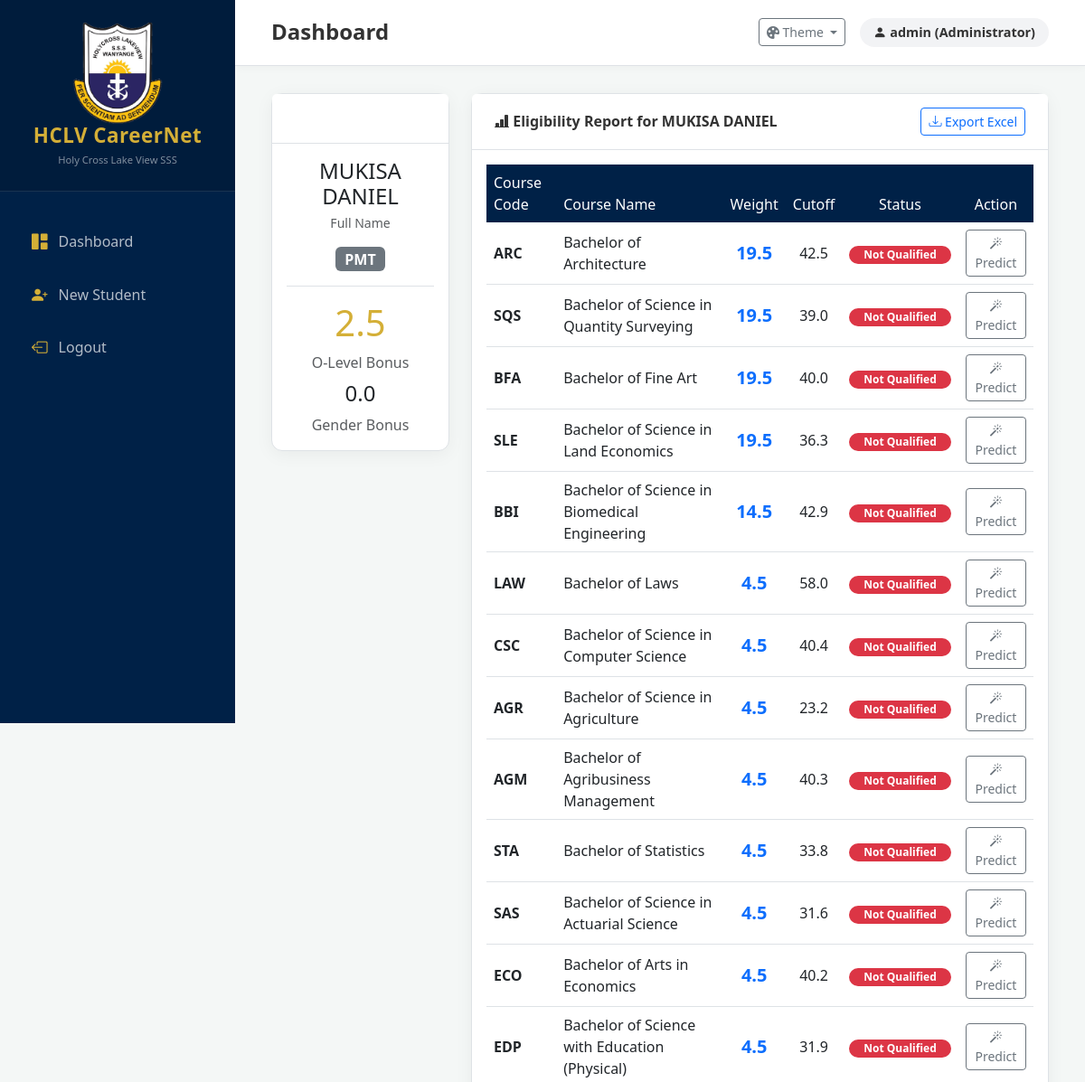
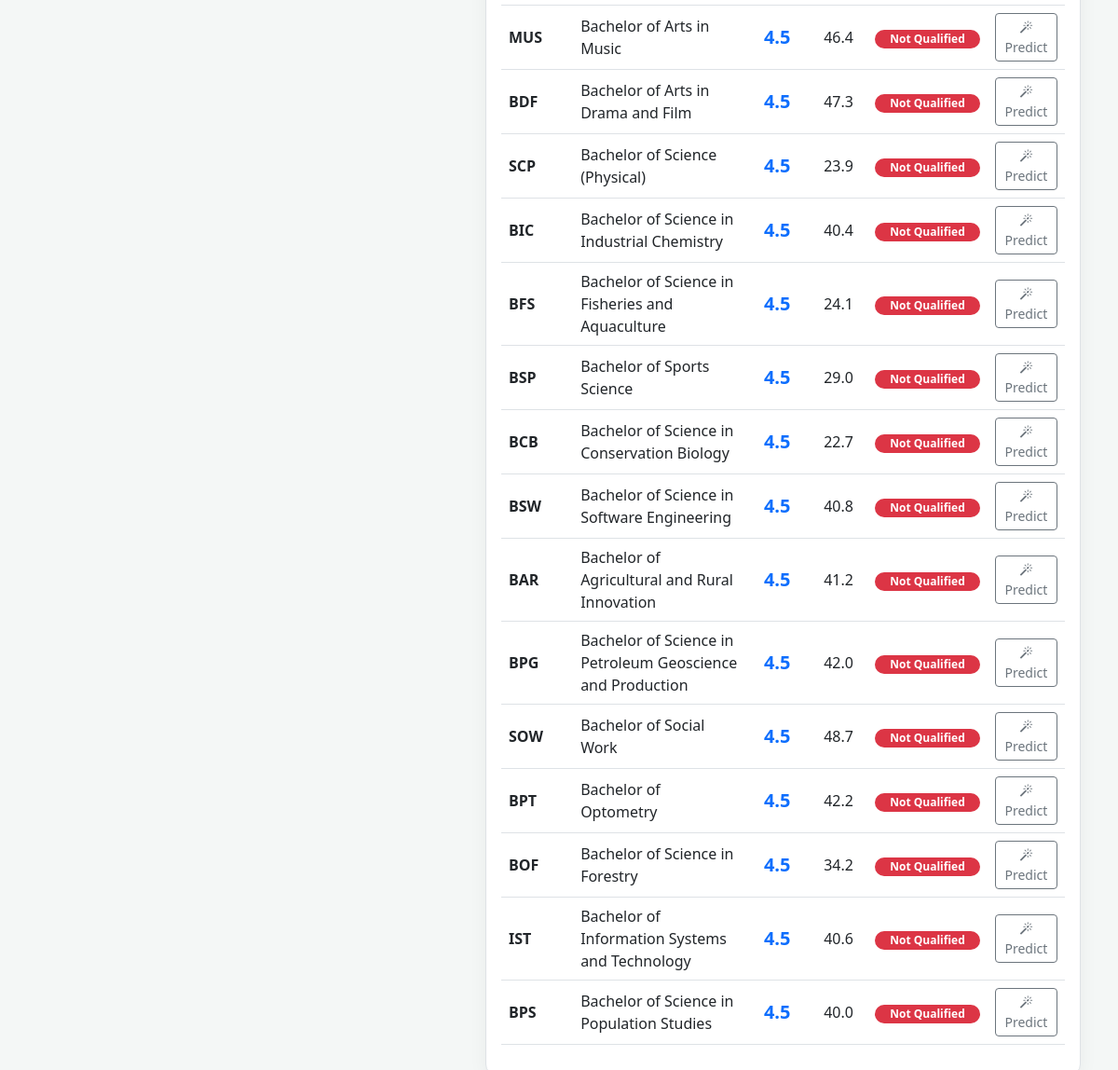
Screenshot of /analyze/2 (signed in) with the database file from the repository (2 pictures, top to bottom).
### app.py (models this page shows)
class User(UserMixin, db.Model):
    id = db.Column(db.Integer, primary_key=True)
    username = db.Column(db.String(100), unique=True)
    password = db.Column(db.String(100))
    role = db.Column(db.String(20))

class Student(db.Model):
    id = db.Column(db.Integer, primary_key=True)
    name = db.Column(db.String(150))
    gender = db.Column(db.String(1))
    combination = db.Column(db.String(10))
    o_level_json = db.Column(db.Text)
    a_level_json = db.Column(db.Text)
    subsidiaries = db.Column(db.Integer, default=0)

### app.py (the view)
@app.route('/analyze/<int:student_id>')
@login_required
def analyze(student_id):
    student = db.session.get(Student, student_id)
    s_data = {
        'a_levels': json.loads(student.a_level_json),
        'o_levels': json.loads(student.o_level_json),
        'gender': student.gender,
        'subs': student.subsidiaries
    }
    report, o_bonus = logic.get_student_report(s_data)
    return render_template('analysis.html',
                           student=student,
                           report=report,
                           o_bonus=o_bonus)

### app.py (called while the page is built)
@login_manager.user_loader
def load_user(user_id):
    return db.session.get(User, int(user_id))

### logic.py (called while the page is built)
def normalize_grade(grade):
    return str(grade).upper().strip()

def calculate_olevel_bonus(grades_dict):
    weights = []
    for sub, grade in grades_dict.items():
        g = normalize_grade(grade)
        w = O_LEVEL_WEIGHTS.get(g, 0.0)
        weights.append(w)
    weights.sort(reverse=True)
    top_10 = weights[:10]
    return round(sum(top_10), 1)

### templates/analysis.html (shortened to what this page needs)
{% extends "base.html" %}
{% block app_content %}
<div class="row">
    <div class="col-lg-3">
        <div class="card">
            <div class="card-header bg-navy text-white text-center">
                <h5 class="mb-0">Student Profile</h5>
            </div>
            <div class="card-body text-center">
                <div class="mb-3">
                    <h4 class="text-dark mb-0">{{ student.name }}</h4>
                    <small class="text-muted d-block mt-1">Full Name</small>
                </div>
                <div class="mb-3">
                    <span class="badge bg-secondary fs-6">{{ student.combination }}</span>
                </div>
                <div class="border-top pt-3">
                    <h1 class="text-gold">{{ o_bonus }}</h1>
                    <p class="text-muted mb-0">O-Level Bonus</p>
                </div>
                <div class="mt-2">
                    <h4>{{ 1.5 if student.gender == 'F' else 0.0 }}</h4>
                    <p class="text-muted mb-0">Gender Bonus</p>
                </div>
            </div>
        </div>
    </div>
    <div class="col-lg-9">
        <div class="card">
            <div class="card-header d-flex justify-content-between align-items-center">
                <span><i class="bi bi-bar-chart-line-fill"></i> Eligibility Report for <strong>{{ student.name }}</strong></span>
                <a href="{{ url_for('export_report', student_id=student.id) }}" class="btn btn-sm btn-outline-primary">
                    <i class="bi bi-download"></i> Export Excel
                </a>
            </div>
            <div class="card-body">
                <div class="table-responsive">
                    <table class="table table-hover">
                        <thead>
                            <tr>
                                <th>Course Code</th>
                                <th>Course Name</th>
                                <th class="text-center">Weight</th>
                                <th class="text-center">Cutoff</th>
                                <th class="text-center">Status</th>
                                <th class="text-center">Action</th>
                            </tr>
                        </thead>
                        <tbody>
                            {% for r in report %}
                            <tr>
                                <td><strong>{{ r.code }}</strong></td>
                                <td>{{ r.course }}</td>
                                <td class="text-center fs-5 text-primary"><strong>{{ r.weight }}</strong></td>
                                <td class="text-center">{{ r.cutoff }}</td>
                                <td class="text-center">
                                    {% if "✅" in r.status %}
                                        <span class="badge bg-success rounded-pill px-3 py-1">Qualified</span>
                                    {% elif "⚠️" in r.status %}
                                        <span class="badge bg-warning text-dark rounded-pill px-3 py-1">Borderline</span>
                                    {% else %}
                                        <span class="badge bg-danger rounded-pill px-3 py-1">Not Qualified</span>
                                    {% endif %}
                                </td>
                                <td class="text-center">
                                    <a href="{{ url_for('predict', student_id=student.id, course_code=r.code) }}" class="btn btn-sm btn-outline-secondary">
                                        <i class="bi bi-magic"></i> Predict
                                    </a>
                                </td>
                            </tr>
                            {% endfor %}
                        </tbody>
                    </table>
                </div>
            </div>
        </div>
    </div>
</div>
{% endblock %}

### templates/base.html (shortened to what this page needs)
<!DOCTYPE html>
<html lang="en">
<head>
    <link href="https://cdn.jsdelivr.net/npm/bootstrap@5.3.0/dist/css/bootstrap.min.css" rel="stylesheet">
    <link rel="stylesheet" href="https://cdn.jsdelivr.net/npm/bootstrap-icons@1.10.0/font/bootstrap-icons.css">
</head>
<body>
    {% if request.endpoint == 'login' or request.endpoint == 'index' %}
    <div class="login-body">
        <div class="container text-center">
            <div class="login-card mx-auto">
                <img src="{{url_for ('static', filename='logo.png')}}" alt="" width="100px">
                <h3 class="mb-4 text-gold">HCLV CareerNet</h3>
                {% with messages = get_flashed_messages() %}
                    {% if messages %}
                        {% for message in messages %}
                            <div class="alert alert-danger py-1">{{ message }}</div>
                        {% endfor %}
                    {% endif %}
                {% endwith %}
                {% block content %}{% endblock %}
            </div>
        </div>
    </div>
    {% else %}
    <nav class="sidebar" id="sidebar">
        <div class="sidebar-brand">
            <img src="{{url_for ('static', filename='logo.png')}}" alt="" width="100px">
            <h3>HCLV CareerNet</h3>
            <small>Holy Cross Lake View SSS</small>
        </div>
        <div class="sidebar-menu">
            <a href="{{ url_for('dashboard') }}" class="{% if request.endpoint == 'dashboard' %}active{% endif %}">
                <i class="bi bi-grid-1x2-fill"></i> Dashboard
            </a>
            <a href="{{ url_for('add_student') }}">
                <i class="bi bi-person-plus-fill"></i> New Student
            </a>
            <a href="{{ url_for('logout') }}">
                <i class="bi bi-box-arrow-left"></i> Logout
            </a>
        </div>
    </nav>
    <div class="main-area">
        <div class="topbar">
            <div class="d-flex align-items-center">
                <div class="page-header">
                    <h4>{% block page_title %}Dashboard{% endblock %}</h4>
                </div>
            </div>
            <div class="d-flex align-items-center">
                <div class="dropdown me-3">
                    <button class="btn btn-sm btn-outline-secondary dropdown-toggle" type="button" id="themeDropdown" data-bs-toggle="dropdown" aria-expanded="false">
                        <i class="bi bi-palette-fill"></i> Theme
                    </button>
                </div>
                <span class="user-badge d-none d-md-inline-block">
                    <i class="bi bi-person-fill"></i> {{ current_user.username }} ({{ current_user.role }})
                </span>
            </div>
        </div>
        <div class="content-wrapper">
            {% block app_content %}{% endblock %}
        </div>
    </div>
    {% endif %}
</body>
</html>

### templates/base.html (style rules this page uses)
:root { --sidebar-bg: #002147; --accent-color: #D4AF37; --accent-hover: #B8962E; --body-bg: #f4f7f6; --card-bg: #ffffff; --text-color: #333333; --text-muted: #6c757d; --input-bg: #ffffff; --border-color: #dee2e6; --table-header-bg: #002147; --icon-color: #D4AF37; }
body { background-color: var(--body-bg); font-family: 'Segoe UI', Roboto, sans-serif; color: var(--text-color); transition: background-color 0.3s, color 0.3s; }
.sidebar { position: fixed; top: 0; left: 0; width: 260px; height: 100vh; background: linear-gradient(180deg, var(--sidebar-bg) 0%, var(--sidebar-bg) 100%); padding-top: 0; z-index: 1040; transition: all 0.3s ease; }
.sidebar-brand { padding: 25px 20px; background: rgba(0,0,0,0.15); text-align: center; border-bottom: 1px solid rgba(255,255,255,0.1); }
.sidebar-brand h3 { color: var(--accent-color); font-weight: 800; margin: 0; font-size: 1.4rem; letter-spacing: 0.5px; }
.sidebar-brand small { color: rgba(255,255,255,0.5); font-size: 0.7rem; display: block; margin-top: 5px; }
.sidebar-menu { padding: 30px 15px; }
.sidebar-menu a { display: flex; align-items: center; padding: 12px 20px; color: rgba(255,255,255,0.7); text-decoration: none; margin-bottom: 8px; border-radius: 8px; transition: 0.2s; }
.sidebar-menu a i { margin-right: 12px; font-size: 1.1rem; color: var(--icon-color); }
.main-area { margin-left: 260px; min-height: 100vh; transition: margin-left 0.3s; }
.topbar { background: var(--card-bg); padding: 20px 40px; box-shadow: 0 2px 10px rgba(0,0,0,0.03); display: flex; justify-content: space-between; align-items: center; border-bottom: 1px solid var(--border-color); }
.page-header h4 { color: var(--text-color); font-weight: 700; margin: 0; }
.user-badge { background: rgba(0, 33, 71, 0.05); padding: 5px 15px; border-radius: 20px; color: var(--text-color); font-weight: 600; font-size: 0.9rem; }
.content-wrapper { padding: 30px 40px; }
.card { background-color: var(--card-bg); border: 1px solid var(--border-color); border-radius: 12px; box-shadow: 0 4px 20px rgba(0,0,0,0.05); margin-bottom: 30px; }
.card-header { background-color: var(--card-bg); border-bottom: 1px solid var(--border-color); font-weight: 600; color: var(--text-color); padding: 15px 25px; font-size: 1rem; }
.text-gold { color: var(--accent-color) !important; }
.table th { background-color: var(--table-header-bg); color: white; font-weight: 500; border: none; }
.table td { vertical-align: middle; border-color: var(--border-color); }

### rows the page displays
User: username "admin", role "Administrator"
Student: name "MUKISA DANIEL", combination "PMT", gender "0.0"

### other values shown
{{ o_bonus }} "2.5"
{{ r.code }} "ARC" "SQS" "BFA" "SLE" "BBI" "LAW" "CSC" "AGR" "AGM" "STA" "SAS" "ECO" "EDP" "MUS" "BDF" "SCP" "BIC" "BFS" "BSP" "BCB" "BSW" "BAR" "BPG" "SOW" "BPT" "BOF" "IST" "BPS"
{{ r.course }} "Bachelor of Architecture" "Bachelor of Science in Quantity Surveying" "Bachelor of Fine Art" "Bachelor of Science in Land Economics" "Bachelor of Science in Biomedical Engineering" "Bachelor of Laws" "Bachelor of Science in Computer Science" "Bachelor of Science in Agriculture" "Bachelor of Agribusiness Management" "Bachelor of Statistics" "Bachelor of Science in Actuarial Science" "Bachelor of Arts in Economics" "Bachelor of Science with Education (Physical)" "Bachelor of Arts in Music" "Bachelor of Arts in Drama and Film" "Bachelor of Science (Physical)" "Bachelor of Science in Industrial Chemistry" "Bachelor of Science in Fisheries and Aquaculture" "Bachelor of Sports Science" "Bachelor of Science in Conservation Biology" "Bachelor of Science in Software Engineering" "Bachelor of Agricultural and Rural Innovation" "Bachelor of Science in Petroleum Geoscience and Production" "Bachelor of Social Work" "Bachelor of Optometry" "Bachelor of Science in Forestry" "Bachelor of Information Systems and Technology" "Bachelor of Science in Population Studies"
{{ r.weight }} "19.5" "19.5" "19.5" "19.5" "14.5" "4.5" "4.5" "4.5" "4.5" "4.5" "4.5" "4.5" "4.5" "4.5" "4.5" "4.5" "4.5" "4.5" "4.5" "4.5" "4.5" "4.5" "4.5" "4.5" "4.5" "4.5" "4.5" "4.5"
{{ r.cutoff }} "42.5" "39.0" "40.0" "36.3" "42.9" "58.0" "40.4" "23.2" "40.3" "33.8" "31.6" "40.2" "31.9" "46.4" "47.3" "23.9" "40.4" "24.1" "29.0" "22.7" "40.8" "41.2" "42.0" "48.7" "42.2" "34.2" "40.6" "40.0"
